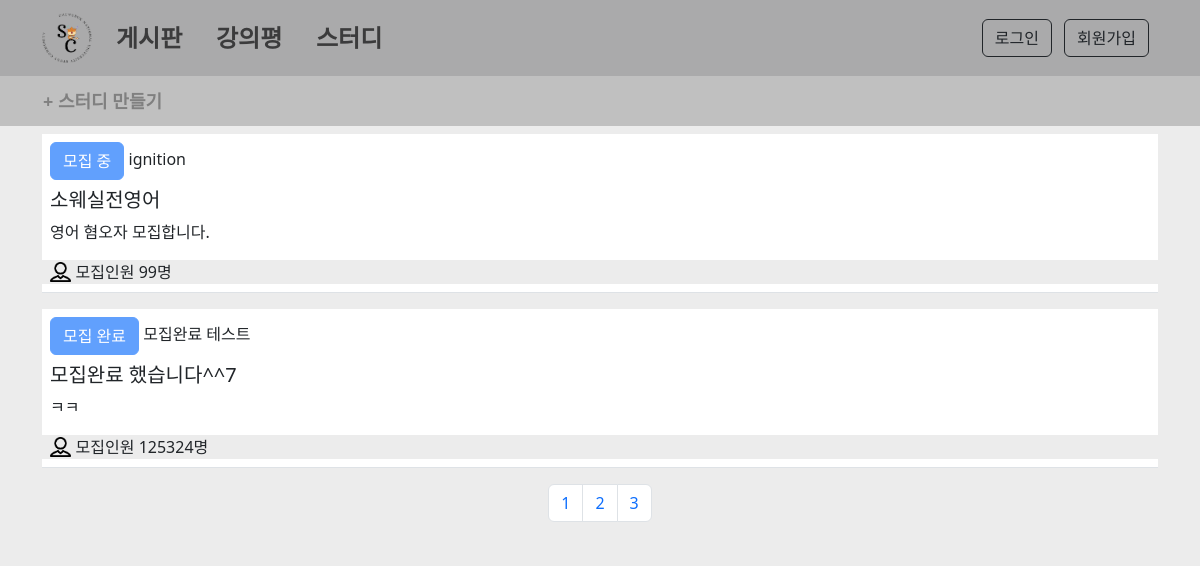
The app's page /study/ with its own data.
### studygroup/models.py (models this page shows, shortened)
class study(models.Model):
    name = models.CharField(max_length = 150)
    tag = models.CharField(max_length = 10, default= '모집 중')
    purpose = models.CharField(max_length = 200,default='')
    author = models.CharField(max_length = 150, default='NoNamed')
    groupNum = models.IntegerField(default = 1) #그룹 인원수
    title = models.CharField(max_length = 150, default='Empty title')
    summary = models.TextField(default='')
    contents = models.TextField(default='')

### studygroup/views.py (the view)
# urls.py: path('', Main, name = 'Main'),
def Main(request):
    studyList = study.objects.all()
    context = {
        'studyList' : studyList,
    }
    return render(request, "studygroup/main.html", context)

### templates/studygroup/main.html (shortened to what this page needs)
{% extends 'Base.html' %} {% block content %} {% load static %}
<body>
  <div class="container-fluid" style="background-color: rgb(192, 192, 192)">
    <div class="container">
      <div class="form-row" style="height: 50px">
        <table>
          <tr>
            <td
              class="std_btn"
              onClick="location.href='{% url 'studyGroup:NewStudy' %}'"
              style="cursor: pointer"
            >
              + 스터디 만들기
            </td>
          </tr>
        </table>
      </div>
    </div>
  </div>
  <div class="container mt-2">
    <div class="row">
      {% for stu in studyList %}
      <a href="{% url 'studyGroup:Posting' stu.title %}" class="link_style">
        <table class="table justify-content-center">
          <tr>
            <td>
              <div class="form-row">
                <button class="btn btn-primary" disabled>{{stu.tag}}</button> {{stu.purpose}}
              </div>
              <div class="form-row mt-2">
                <h5>{{stu.title}}</h5>
              </div>
              <div class="form-row">{{stu.summary}}</div>
              <div class="form-row mt-3">
                <div class="col">
                  <div class="row">
                    <div class="col" style="display: flex; align-items: center">
                      <img
                        style="height: 20px; display: inline-block"
                        src="{% static 'image/person_icon.png' %}"
                        alt="Profile"
                      />&nbsp;모집인원 {{stu.groupNum}}명
                    </div>
                    <div class="col-auto"></div>
                  </div>
                </div>
              </div>
            </td>
          </tr>
        </table>
      </a>
      {% endfor %}
    <nav aria-label="Page naviagation example" id="page">
      <div class="row justify-content-center">
        <div class="col-auto">
          <ul class="pagination">
            <li class="page-item"><a class="page-link" href="#">1</a></li>
            <li class="page-item"><a class="page-link" href="#">2</a></li>
            <li class="page-item"><a class="page-link" href="#">3</a></li>
          </ul>
        </div>
      </div>
    </nav>
  </div>
</body>
{% endblock %}

### static/css/Mypage.css (style rules this page uses)
body { background: rgb(236, 236, 236); }
.row { background: rgb(236, 236, 236); }

### templates/studygroup/main.html (style rules this page uses)
.link_style { text-decoration: none; color: inherit; }
.std_btn { height: 50px; color: gray; font-size: 18px; font-weight: bold; }

### records on screen
study: tag "모집 중", purpose "ignition", title "소웨실전영어", summary "영어 혐오자 모집합니다.", groupNum "99"
study: tag "모집 완료", purpose "모집완료 테스트", title "모집완료 했습니다^^7", summary "ㅋㅋ", groupNum "125324"
